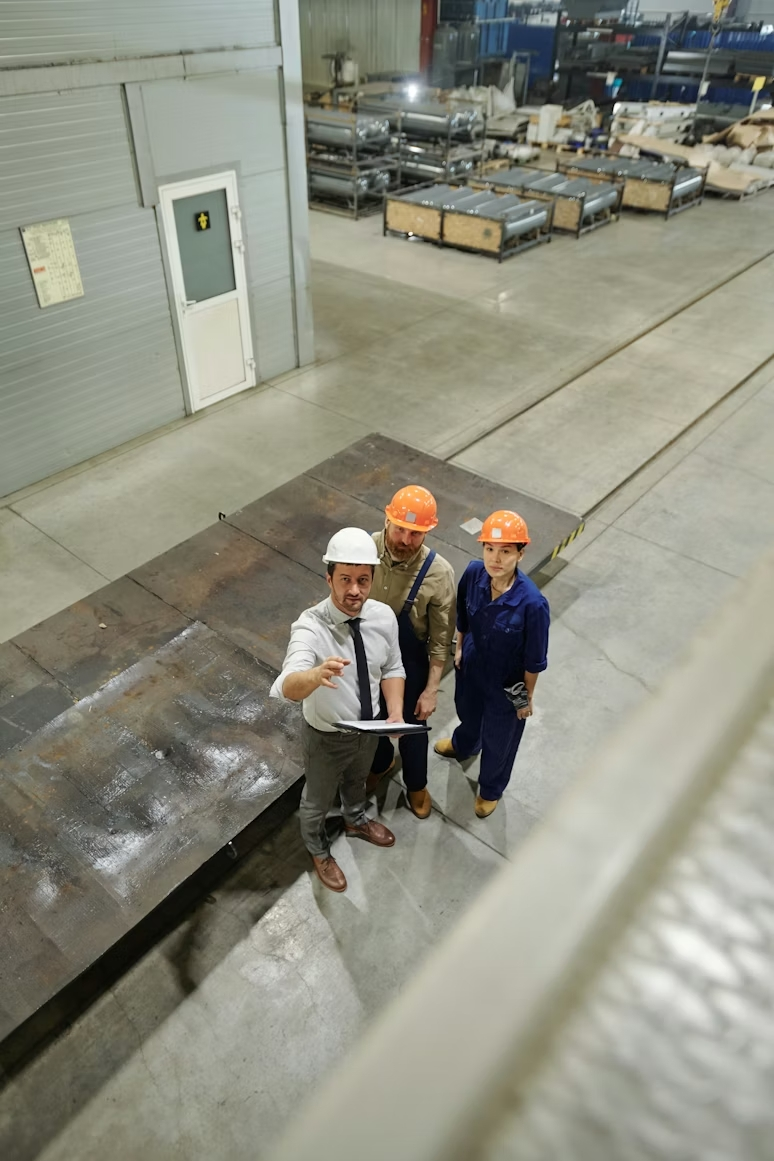
#> input picture test_imgs/caras_drone.jpg, 774 x 1161 px
$ python -i cv_utils.py   (imports and definitions only)
#> lines starting #> are read from the running program, lines starting #| are printed output that depends on the picture
#> further down, picture is the input picture: PIL image 774x1161 RGB; mean R, G, B 141.3, 141.4, 127.6
from __future__ import annotations

import io
from typing import Optional

import cv2
import numpy as np
from PIL import Image


def pil_to_bgr(image: Image.Image) -> np.ndarray:
    rgb = np.array(image.convert("RGB"))
    return cv2.cvtColor(rgb, cv2.COLOR_RGB2BGR)


def bgr_to_pil(image_bgr: np.ndarray) -> Image.Image:
    rgb = cv2.cvtColor(image_bgr, cv2.COLOR_BGR2RGB)
    return Image.fromarray(rgb)


# [72 lines left out: functions resize_keep_aspect, build_selective_mask, overlay_mask_preview, not called in this run]


def apply_edge_overlay(image: Image.Image) -> Image.Image:
    bgr = pil_to_bgr(image)
    gray = cv2.cvtColor(bgr, cv2.COLOR_BGR2GRAY)
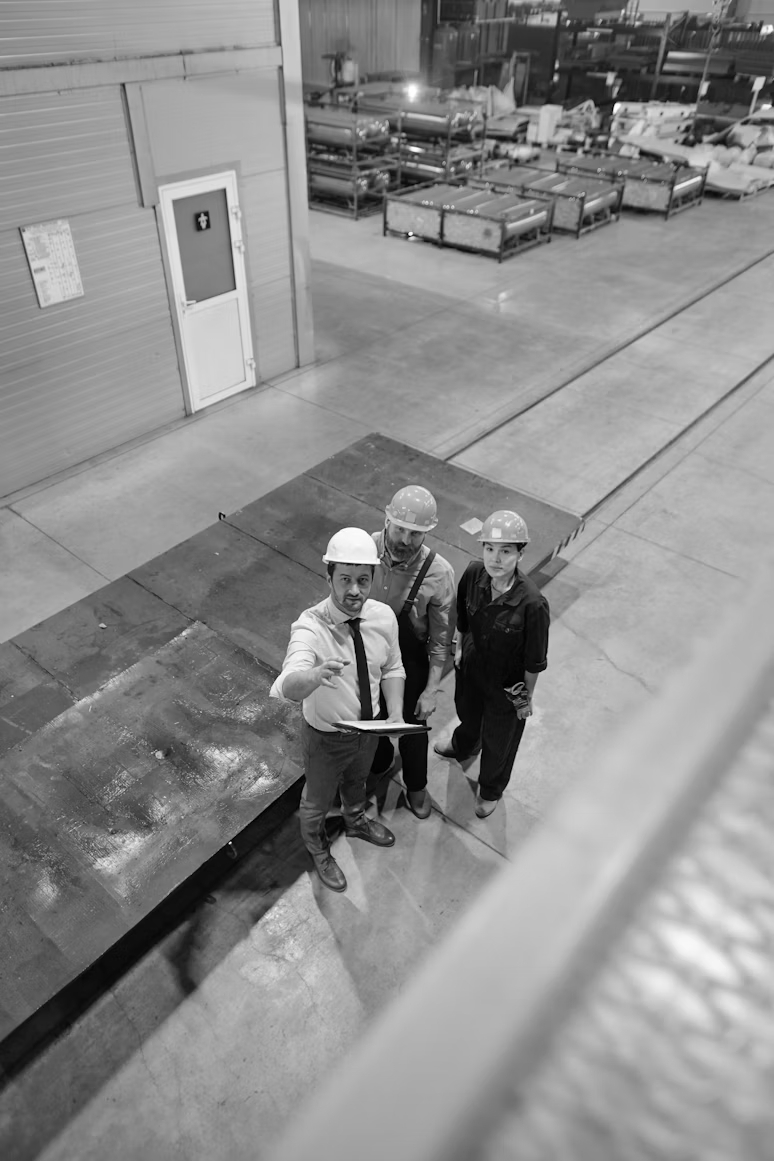
#> gray: shape (1161, 774); min 0, max 254, mean 139.8
    edges = cv2.Canny(gray, 80, 180)
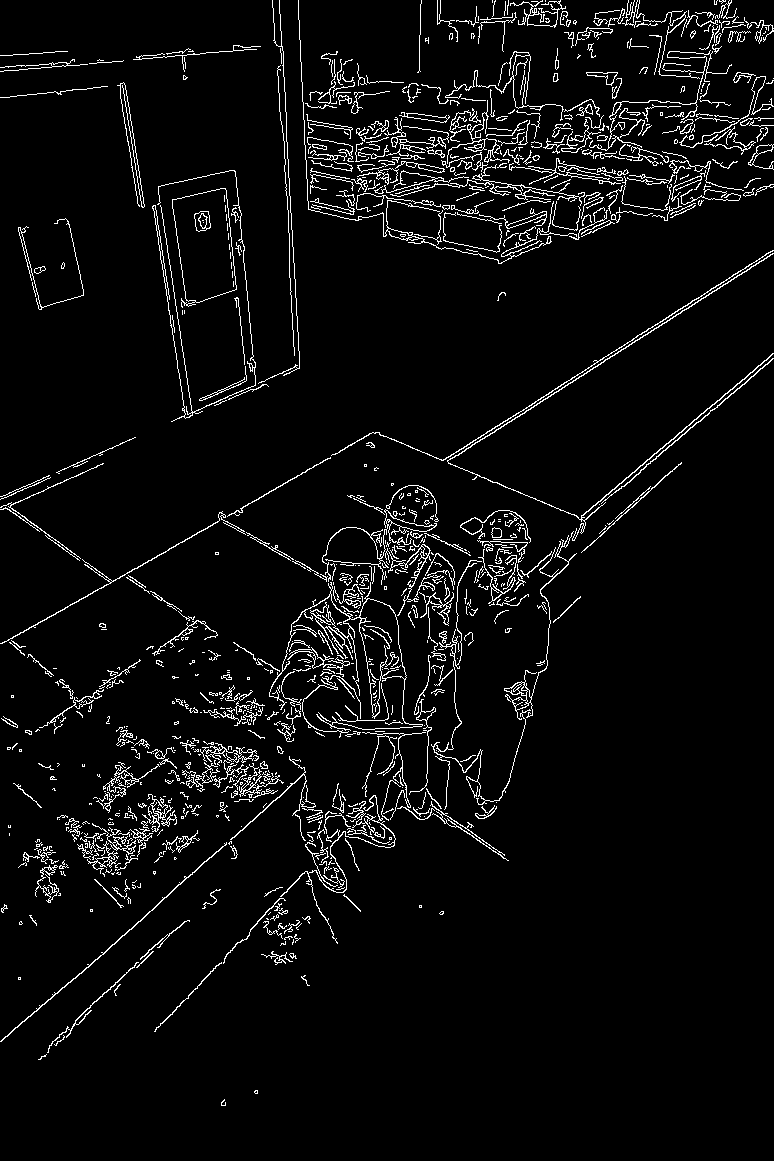
#> edges: shape (1161, 774); 4.7% white in thin lines or dots

    edge_rgb = np.zeros_like(bgr)
    edge_rgb[:, :, 1] = edges
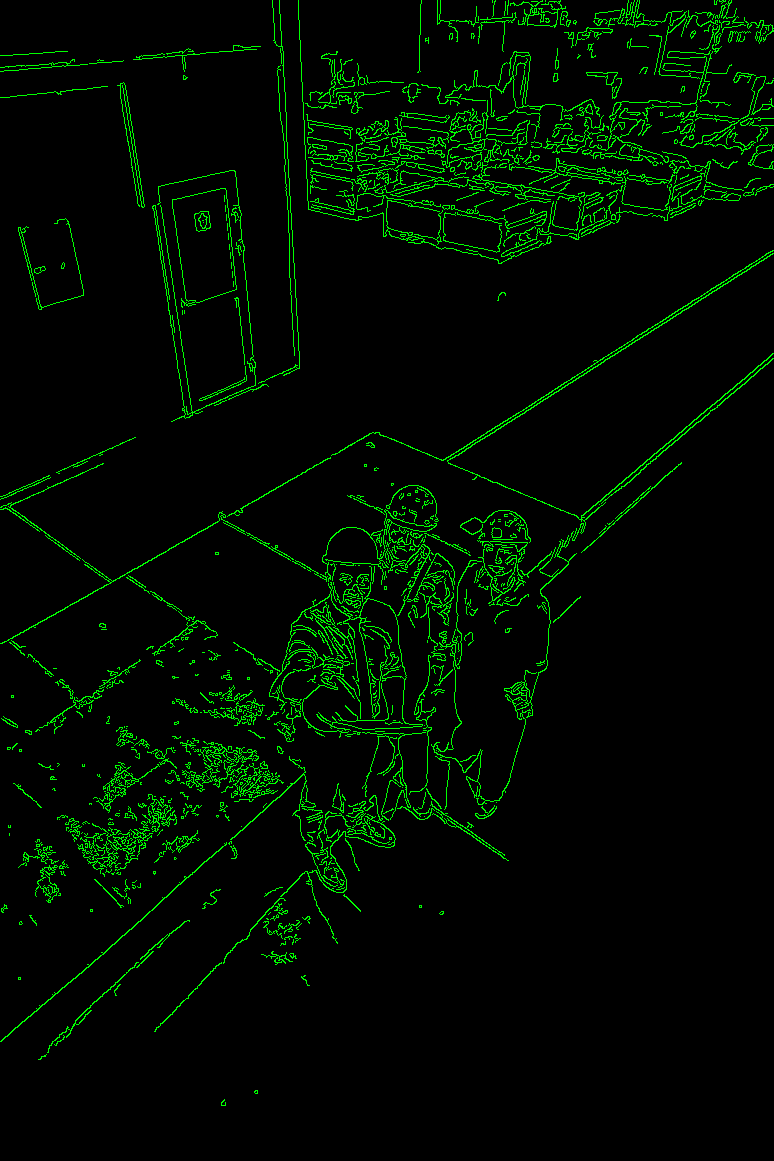
#> edge_rgb: shape (1161, 774, 3); mean of channels 0, 1, 2 0, 12.1, 0; drawn as B, G, R
    blended = cv2.addWeighted(bgr, 0.88, edge_rgb, 0.42, 0)
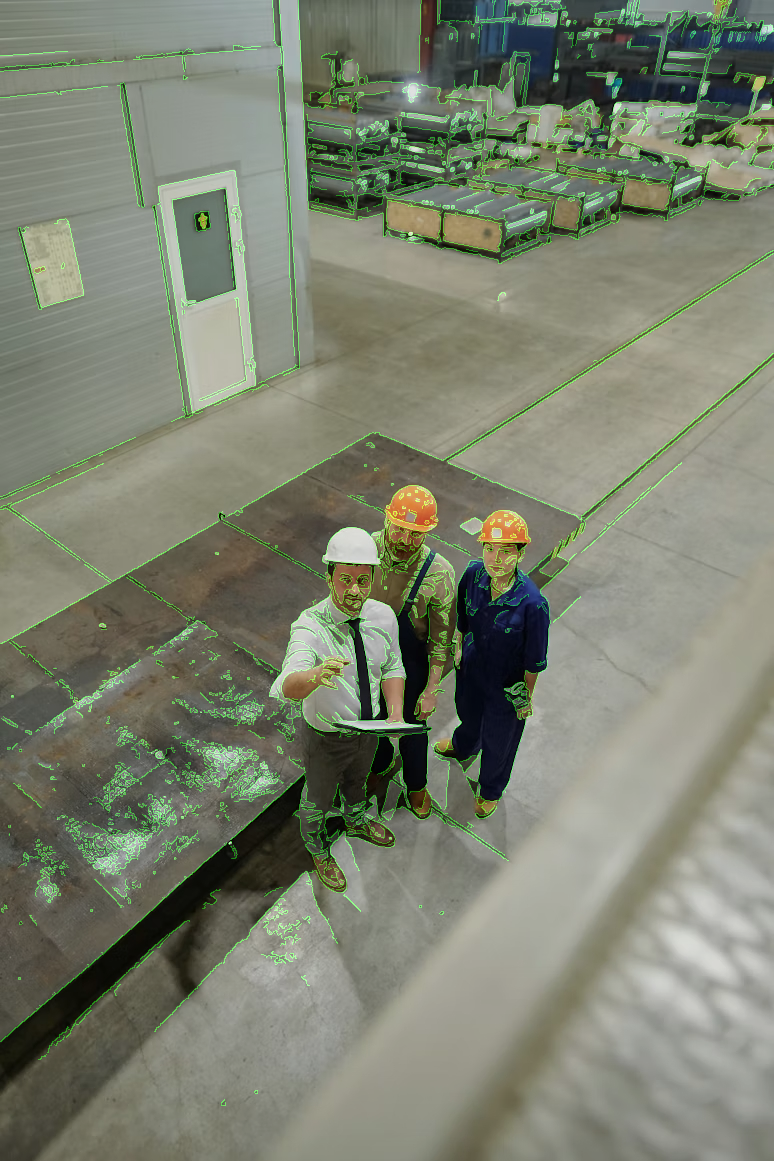
#> blended: shape (1161, 774, 3); mean B, G, R 112.3, 129.4, 124.4

    return bgr_to_pil(blended)


# [12 lines left out: function apply_blur_region, not called in this run]

>>> from PIL import Image
>>> picture = Image.open('../test_imgs/caras_drone.jpg')
>>> result = apply_edge_overlay(picture)
